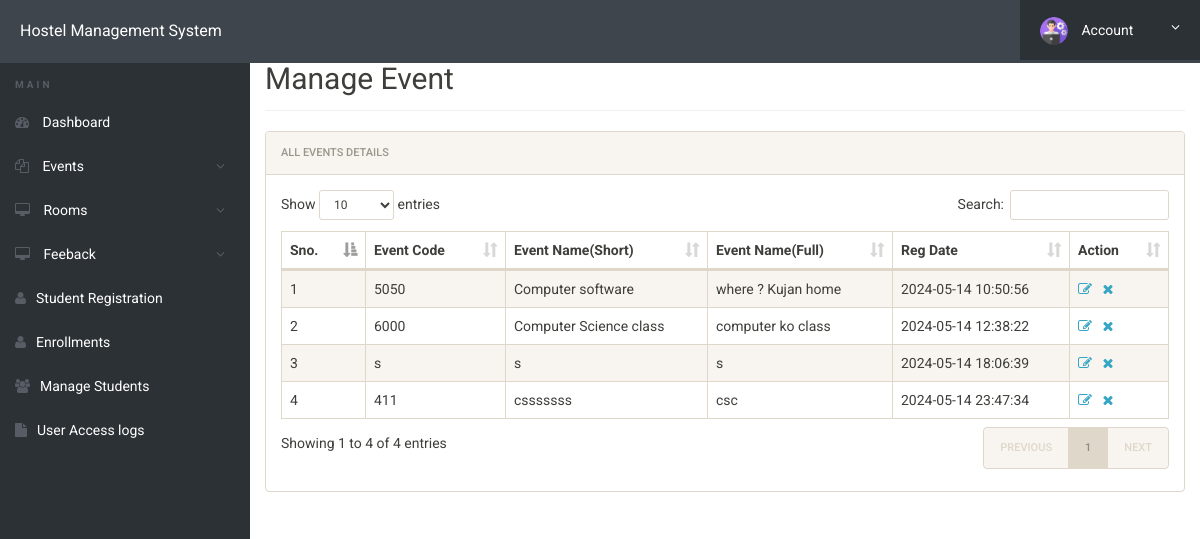
Screenshot of /hostel/admin/manage-courses.php (signed in) with the database file from the repository.
### tables this page shows
CREATE TABLE `courses` (
  `id` int(11) NOT NULL,
  `course_code` varchar(255) DEFAULT NULL,
  `course_sn` varchar(255) DEFAULT NULL,
  `course_fn` varchar(255) DEFAULT NULL,
  `posting_date` timestamp NULL DEFAULT current_timestamp()
);

### hostel/admin/manage-courses.php (the view, shortened to what this page needs)
<?php
include('includes/config.php');
?>
<!doctype html>
<html lang="en" class="no-js">
<head>
	<link rel="stylesheet" href="css/font-awesome.min.css">
	<link rel="stylesheet" href="css/bootstrap.min.css">
	<link rel="stylesheet" href="css/dataTables.bootstrap.min.css">
	<link rel="stylesheet" href="css/bootstrap-social.css">
	<link rel="stylesheet" href="css/bootstrap-select.css">
	<link rel="stylesheet" href="css/fileinput.min.css">
	<link rel="stylesheet" href="css/awesome-bootstrap-checkbox.css">
	<link rel="stylesheet" href="css/style.css">
</head>
<body>
	<?php include('includes/header.php');?>
	<div class="ts-main-content">
			<?php include('includes/sidebar.php');?>
		<div class="content-wrapper">
			<div class="container-fluid">
				<div class="row">
					<div class="col-md-12">
						<h2 class="page-title" style="margin-top:4%">Manage Event</h2>
						<div class="panel panel-default">
							<div class="panel-heading">All Events Details</div>
							<div class="panel-body">
								<table id="zctb" class="display table table-striped table-bordered table-hover" cellspacing="0" width="100%">
									<thead>
										<tr>
											<th>Sno.</th>
											<th>Event Code</th>
											<th>Event Name(Short)</th>
											<th>Event Name(Full)</th>
											<th>Reg Date </th>
											<th>Action</th>
										</tr>
									</thead>
									<tbody>
<?php
$ret="select * from courses";
$stmt= $mysqli->prepare($ret) ;
$stmt->execute() ;
$res=$stmt->get_result();
$cnt=1;
while($row=$res->fetch_object())
	  {
	  	?>
<tr><td><?php echo $cnt;;?></td>
<td><?php echo $row->course_code;?></td>
<td><?php echo $row->course_sn;?></td>
<td><?php echo $row->course_fn;?></td>
<td><?php echo $row->posting_date;?></td>
<td><a href="edit-course.php?id=<?php echo $row->id;?>"><i class="fa fa-edit"></i></a>&nbsp;&nbsp;
<a href="manage-courses.php?del=<?php echo $row->id;?>" onclick="return confirm("Do you want to delete");"><i class="fa fa-close"></i></a></td>
										</tr>
									<?php
$cnt=$cnt+1;
									 } ?>
									</tbody>
								</table>
							</div>
						</div>
					</div>
				</div>
			</div>
		</div>
	</div>
</body>
</html>

### hostel/admin/css/style.css (style rules this page uses)
html { font-size: 14px; }
@media only screen and (min-width: 480px) { html { font-size: 17px; } }
@media only screen and (min-width: 768px) { html { font-size: 14px; } }
body { font-size: 1em; }
a { color: #37a6c4; }
.panel { overflow: hidden; }
.page-title { padding-bottom: 15px; margin-bottom: 20px; border-bottom: 1px solid #f0f0f0; }
.ts-main-content .content-wrapper { padding-top: 15px; margin-top: 10px; }
@media only screen and (min-width: 992px) { .ts-main-content .content-wrapper { margin-left: 250px; } }

### rows the page displays
courses: course_code "5050", course_sn "Computer software", course_fn "where ? Kujan home", posting_date "2024-05-14 10:50:56"
courses: course_code "6000", course_sn "Computer Science class", course_fn "computer ko class", posting_date "2024-05-14 12:38:22"
courses: course_code "s", course_sn "s", course_fn "s", posting_date "2024-05-14 18:06:39"
courses: course_code "411", course_sn "csssssss", course_fn "csc", posting_date "2024-05-14 23:47:34"
